Frame 1 (no input): blank canvas, image omitted
Frame 60 (the mouse pressed at the canvas centre just before this capture): blank canvas, image omitted
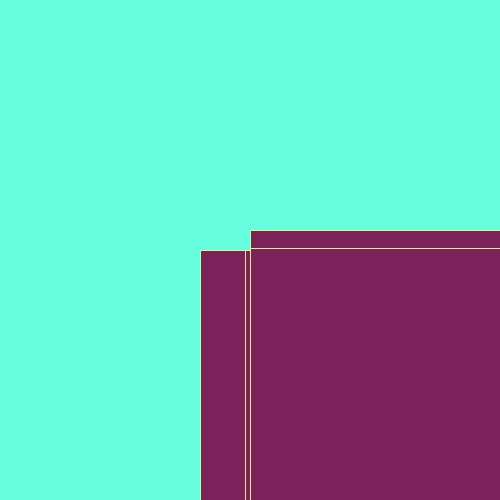
Frame 120 (the mouse held since frame 60 and released just before this capture)

The Processing sketch whose frames 1 and 60 were blank and that drew this single picture after the mouse press (run headless with seeded random() and noise(); from frame 60 on, the mouse is pressed at the canvas centre):

// Processing sketch: exercise_26_1c
// ── exercise_26_1c.pde
void setup() {
  size(500, 500);
  noSmooth();
  fill(126,230,403);
  background(102,331,221);
}

void draw() {
  if (mousePressed) {
    stroke(255,234,123);
    fill(123,34,90);
  } else {
    stroke(102,331,221);
    fill(102,331,221);
  }
  rect(mouseX-50, mouseY, mouseX+50, mouseY);
  rect(mouseX, mouseY-20, mouseX, mouseY+50); 
  rect(mouseX-5, mouseY, mouseX+50, mouseY);
  rect(mouseX, mouseY-2, mouseX, mouseY+50); 
}
